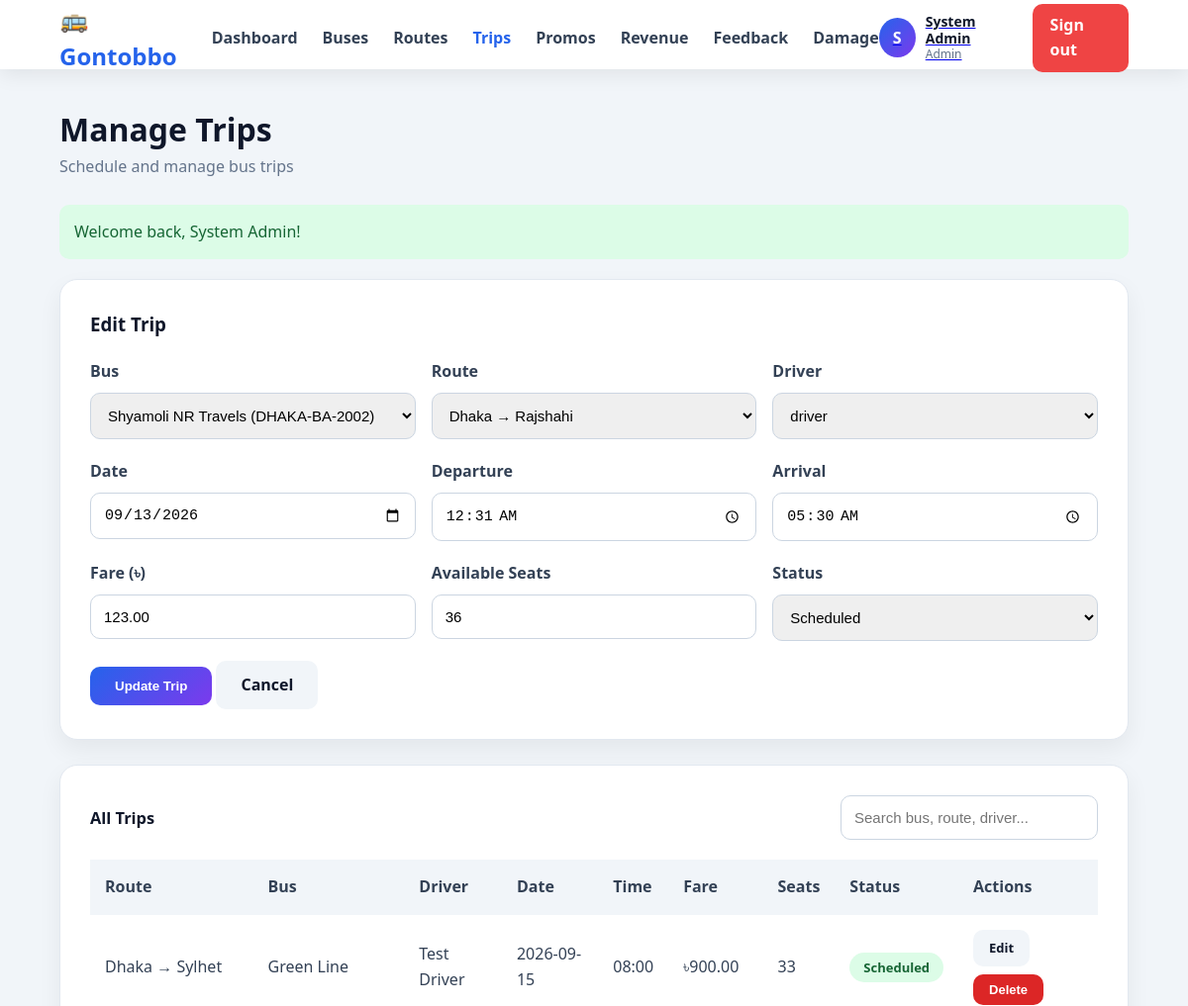
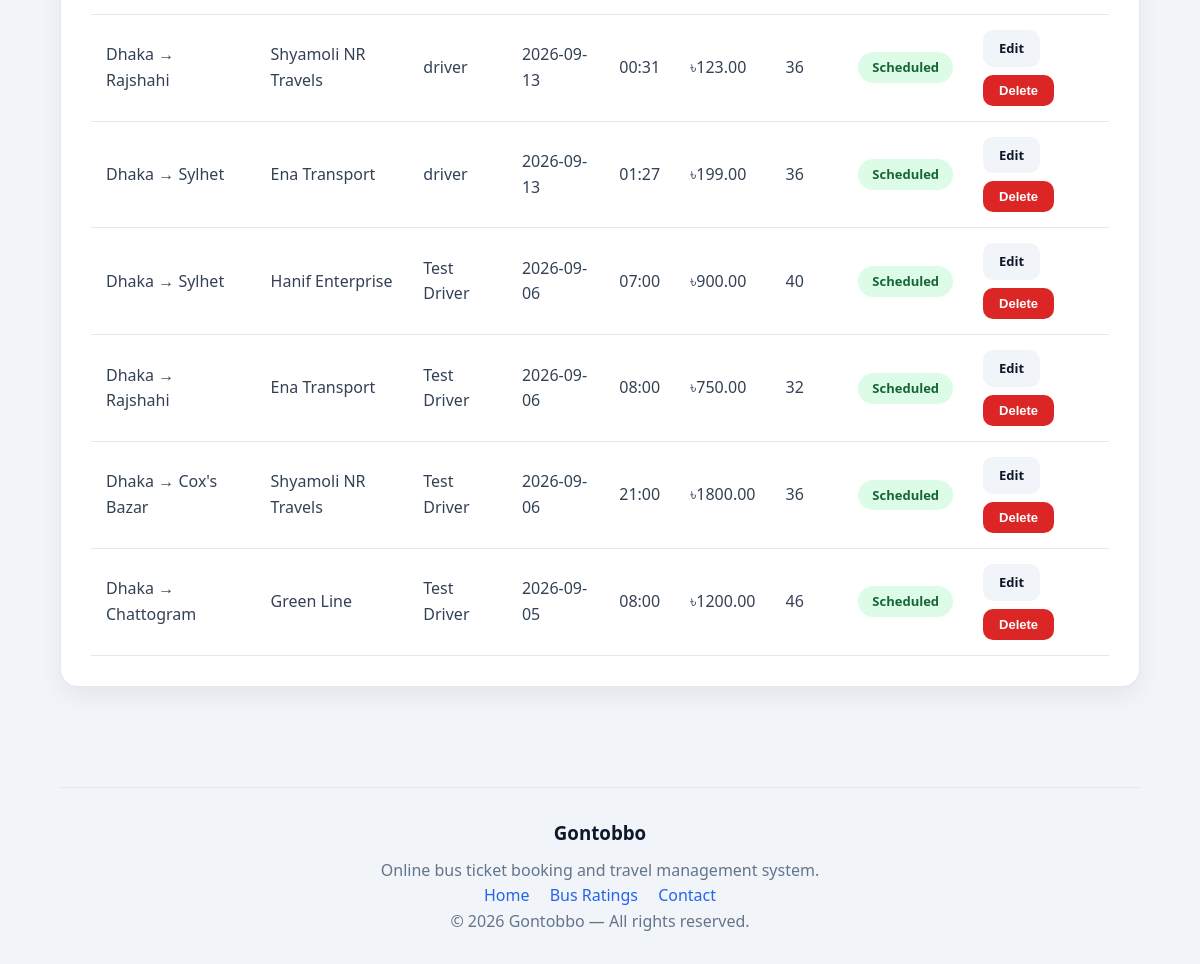
Page /index.php?page=admin&action=trips&edit=140 (signed in) on the committed database (2 pictures, top to bottom).
### tables this page shows
CREATE TABLE `trips` (
  `trip_id` int(11) NOT NULL,
  `bus_id` int(11) DEFAULT NULL,
  `route_id` int(11) DEFAULT NULL,
  `driver_id` int(11) DEFAULT NULL,
  `trip_date` date DEFAULT NULL,
  `departure_time` time DEFAULT NULL,
  `arrival_time` time DEFAULT NULL,
  `fare` decimal(8,2) DEFAULT NULL,
  `available_seats` int(11) DEFAULT NULL,
  `status` enum('scheduled','running','completed','cancelled') DEFAULT NULL
);

CREATE TABLE `buses` (
  `bus_id` int(11) NOT NULL,
  `bus_number` varchar(30) DEFAULT NULL,
  `name` varchar(100) DEFAULT NULL,
  `type` enum('AC','Non-AC') DEFAULT NULL,
  `total_seats` int(11) DEFAULT NULL,
  `status` enum('active','maintenance') DEFAULT NULL,
  `service_trip_limit` int(11) DEFAULT NULL,
  `trips_since_service` int(11) DEFAULT 0
);

CREATE TABLE `routes` (
  `route_id` int(11) NOT NULL,
  `origin` varchar(100) DEFAULT NULL,
  `destination` varchar(100) DEFAULT NULL,
  `distance_km` decimal(6,2) DEFAULT NULL,
  `duration` varchar(30) DEFAULT NULL
);

CREATE TABLE `users` (
  `user_id` int(11) NOT NULL,
  `name` varchar(100) NOT NULL,
  `email` varchar(150) NOT NULL,
  `phone` varchar(20) DEFAULT NULL,
  `password` varchar(255) NOT NULL,
  `role` enum('passenger','driver','admin','manager') NOT NULL,
  `nid_number` varchar(30) DEFAULT NULL,
  `license_number` varchar(50) DEFAULT NULL,
  `experience_years` int(11) DEFAULT NULL,
  `previous_company` varchar(150) DEFAULT NULL,
  `reset_token` varchar(100) DEFAULT NULL,
  `remember_token` varchar(100) DEFAULT NULL,
  `created_at` datetime DEFAULT current_timestamp()
);

### models/trip_model.php (called while the page is built, shortened)
<?php
function get_trips($conn)
{
    $sql = "SELECT t.trip_id, t.trip_date, t.departure_time, t.arrival_time, t.fare, t.available_seats, t.status,
                   b.bus_number, b.name AS bus_name,
                   r.origin, r.destination,
                   u.name AS driver_name
            FROM trips t
            JOIN buses b ON t.bus_id = b.bus_id
            JOIN routes r ON t.route_id = r.route_id
            JOIN users u ON t.driver_id = u.user_id
            ORDER BY t.trip_date DESC, t.departure_time ASC";
    $res = mysqli_query($conn, $sql);
    return mysqli_fetch_all($res, MYSQLI_ASSOC);
}
function get_trip($conn, $id)
{
    $sql = "SELECT trip_id, bus_id, route_id, driver_id, trip_date, departure_time, arrival_time, fare, available_seats, status
            FROM trips WHERE trip_id = ?";
    $stmt = mysqli_prepare($conn, $sql);
    mysqli_stmt_bind_param($stmt, 'i', $id);
    mysqli_stmt_execute($stmt);
    $row = mysqli_fetch_assoc(mysqli_stmt_get_result($stmt));
    return $row;
}
function get_drivers()
{
    global $conn;
    $sql = "SELECT user_id, name FROM users WHERE role = 'driver' ORDER BY name ASC";
    $res = mysqli_query($conn, $sql);
    return mysqli_fetch_all($res, MYSQLI_ASSOC);
}

### models/bus_model.php (called while the page is built, shortened)
<?php
function get_buses($conn)
{
    $sql = "SELECT bus_id, bus_number, name, type, total_seats, status, service_trip_limit, trips_since_service
            FROM buses ORDER BY bus_id DESC";
    $res = mysqli_query($conn, $sql);
    return mysqli_fetch_all($res, MYSQLI_ASSOC);
}

### helpers/helpers.php (called while the page is built, shortened)
<?php
function esc($value)
{
    return htmlspecialchars(
        (string) ($value ?? ''),
        ENT_QUOTES,
        'UTF-8'
    );
}
function clean_input($value)
{
    return trim(
        htmlspecialchars(
            (string) ($value ?? ''),
            ENT_QUOTES,
            'UTF-8'
        )
    );
}
function is_blank($value)
{
    return trim((string) $value) === '';
}

### models/route_model.php (called while the page is built, shortened)
<?php
function get_routes($conn) {
    $sql = "SELECT route_id, origin, destination, distance_km, duration
            FROM routes ORDER BY route_id DESC";
    $res = mysqli_query($conn, $sql);
    return mysqli_fetch_all($res, MYSQLI_ASSOC);
}

### views/admin/trips.php (the view, shortened to what this page needs)
<?php require __DIR__ . '/../partials/header.php'; ?>
<section class="card">
    <h3 class="card-title"><?= $editTrip ? 'Edit Trip' : 'Schedule New Trip' ?></h3>
    <form method="post" action="index.php?page=admin&action=<?= $editTrip ? 'updatetrip' : 'addtrip' ?>" novalidate>
        <div class="form-row">
            <div class="form-group">
                <label for="bus_id">Bus</label>
                <select id="bus_id" name="bus_id">
                    <?php foreach ($allBuses as $b): ?>
                        <option value="<?= (int) $b['bus_id'] ?>" <?= ($editTrip && $editTrip['bus_id'] == $b['bus_id']) ? 'selected' : '' ?>>
                            <?= esc($b['name'] . ' (' . $b['bus_number'] . ')') ?>
                        </option>
                    <?php endforeach; ?>
                </select>
            </div>
            <div class="form-group">
                <label for="route_id">Route</label>
                <select id="route_id" name="route_id">
                    <?php foreach ($allRoutes as $r): ?>
                        <option value="<?= (int) $r['route_id'] ?>" <?= ($editTrip && $editTrip['route_id'] == $r['route_id']) ? 'selected' : '' ?>>
                            <?= esc($r['origin'] . ' → ' . $r['destination']) ?>
                        </option>
                    <?php endforeach; ?>
                </select>
            </div>
            <div class="form-group">
                <label for="driver_id">Driver</label>
                <select id="driver_id" name="driver_id">
                    <?php foreach ($allDrivers as $d): ?>
                        <option value="<?= (int) $d['user_id'] ?>" <?= ($editTrip && $editTrip['driver_id'] == $d['user_id']) ? 'selected' : '' ?>>
                            <?= esc($d['name']) ?>
                        </option>
                    <?php endforeach; ?>
                </select>
            </div>
        </div>
        <div class="form-row">
            <div class="form-group">
                <label for="trip_date">Date</label>
                <input id="trip_date" name="trip_date" type="date" value="<?= esc($editTrip['trip_date'] ?? '') ?>">
            </div>
            <div class="form-group">
                <label for="departure_time">Departure</label>
                <input id="departure_time" name="departure_time" type="time"
                    value="<?= esc($editTrip['departure_time'] ?? '') ?>">
            </div>
            <div class="form-group">
                <label for="arrival_time">Arrival</label>
                <input id="arrival_time" name="arrival_time" type="time"
                    value="<?= esc($editTrip['arrival_time'] ?? '') ?>">
            </div>
        </div>
        <div class="form-row">
            <div class="form-group">
                <label for="fare">Fare (<?= CURRENCY ?>)</label>
                <input id="fare" name="fare" type="number" step="0.01" min="0"
                    value="<?= esc($editTrip['fare'] ?? '') ?>">
            </div>
            <?php if ($editTrip): ?>
                <div class="form-group">
                    <label for="available_seats">Available Seats</label>
                    <input id="available_seats" name="available_seats" type="number" min="0"
                        value="<?= esc($editTrip['available_seats'] ?? '') ?>">
                </div>
            <?php endif; ?>
            <div class="form-group">
                <label for="status">Status</label>
                <select id="status" name="status">
                    <?php
                    $st = $editTrip['status'] ?? 'scheduled';
                    foreach (['scheduled', 'running', 'completed', 'cancelled'] as $opt): ?>
                        <option value="<?= $opt ?>" <?= $st === $opt ? 'selected' : '' ?>><?= ucfirst($opt) ?></option>
                    <?php endforeach; ?>
                </select>
            </div>
        </div>
        <button type="submit" class="btn btn-primary"><?= $editTrip ? 'Update Trip' : 'Schedule Trip' ?></button>
        <?php if ($editTrip): ?>
            <a href="index.php?page=admin&action=trips" class="btn btn-ghost">Cancel</a>
        <?php endif; ?>
    </form>
</section>
<section class="card">
    <div class="form-row-inline">
        <h3 class="card-title" style="margin:0;">All Trips</h3>
        <form method="get" action="index.php" class="search-form-compact">
            <input type="text" name="q" value="<?= esc($_GET['q'] ?? '') ?>" placeholder="Search bus, route, driver..."
                style="width:260px;">
        </form>
    </div>
    <?php if (empty($trips)): ?>
        <div class="empty-box">
            <p>No trips found.</p>
        </div>
    <?php else: ?>
        <table class="data-table">
            <thead>
                <tr>
                    <th>Route</th>
                    <th>Bus</th>
                    <th>Driver</th>
                    <th>Date</th>
                    <th>Time</th>
                    <th>Fare</th>
                    <th>Seats</th>
                    <th>Status</th>
                    <th>Actions</th>
                </tr>
            </thead>
            <tbody>
                <?php foreach ($trips as $t): ?>
                    <tr>
                        <td><?= esc($t['origin']) ?> &rarr; <?= esc($t['destination']) ?></td>
                        <td><?= esc($t['bus_name']) ?></td>
                        <td><?= esc($t['driver_name']) ?></td>
                        <td><?= esc($t['trip_date']) ?></td>
                        <td><?= esc(substr($t['departure_time'], 0, 5)) ?></td>
                        <td><?= CURRENCY . esc($t['fare']) ?></td>
                        <td><?= (int) $t['available_seats'] ?></td>
                        <td>
                            <?php
                            $map = ['scheduled' => 'success', 'running' => 'warning', 'completed' => 'success', 'cancelled' => 'danger'];
                            $cls = $map[$t['status']] ?? 'success';
                            ?>
                            <span class="pill pill-<?= $cls ?>"><?= esc(ucfirst($t['status'])) ?></span>
                        </td>
                        <td>
                            <div class="table-actions">
                                <a href="index.php?page=admin&action=trips&edit=<?= (int) $t['trip_id'] ?>"
                                    class="btn btn-ghost btn-small">Edit</a>
                                <form method="post" action="index.php?page=admin&action=deletetrip"
                                    onsubmit="return confirm('Delete this trip?');" style="display:inline;">
                                    <button type="submit" class="btn btn-danger btn-small">Delete</button>
                                </form>
                            </div>
                        </td>
                    </tr>
                <?php endforeach; ?>
            </tbody>
        </table>
    <?php endif; ?>
</section>
<?php require __DIR__ . '/../partials/footer.php'; ?>

### assets/css/style.css (style rules this page uses)
:root { --primary: #2563eb; --secondary: #7c3aed; --dark: #0f172a; --text: #334155; --light: #f8fafc; --border: #e2e8f0; --success: #16a34a; --danger: #dc2626; }
* { box-sizing: border-box; margin: 0; padding: 0; }
html, body { height: 100%; }
body { font-family: "Segoe UI", Arial, sans-serif; background: #f1f5f9; color: var(--text); line-height: 1.6; min-height: 100vh; }
.app-body { min-height: 100vh; display: flex; flex-direction: column; }
.card { background: white; padding: 30px; border-radius: 18px; margin-bottom: 25px; border: 1px solid var(--border); box-shadow: 0 10px 25px rgba(0, 0, 0, 0.06); animation: fade 0.5s ease; }
.card-title { margin-bottom: 20px; color: var(--dark); }
.form-group { margin-bottom: 20px; }
label { display: block; margin-bottom: 8px; font-weight: 600; }
input, select, textarea { width: 100%; padding: 13px; border-radius: 10px; border: 1px solid #cbd5e1; outline: none; font-size: 15px; }
.btn { border: none; padding: 12px 25px; border-radius: 10px; cursor: pointer; font-weight: 700; text-decoration: none; display: inline-block; }
.btn-primary { color: white; background: linear-gradient(135deg, var(--primary), var(--secondary)); }
.data-table { width: 100%; border-collapse: collapse; }
.data-table th { background: #f1f5f9; padding: 15px; text-align: left; }
.data-table td { padding: 15px; border-bottom: 1px solid var(--border); }
.pill { display: inline-block; padding: 5px 14px; border-radius: 20px; font-size: 13px; font-weight: 700; background: #f1f5f9; }
.btn-ghost { background: #f1f5f9; color: var(--dark); }
.btn-danger { background: #dc2626; color: white; }
.btn-small { padding: 8px 16px; font-size: 13px; }
.search-form-compact { align-items: flex-end; }
.form-row { display: flex; gap: 16px; }
.form-row .form-group { flex: 1; }
.form-row-inline { display: flex; justify-content: space-between; align-items: center; margin-bottom: 20px; font-size: 14px; }
.pill-success { background: #dcfce7; color: #166534; }
.table-actions { display: flex; gap: 8px; flex-wrap: wrap; }

### rows in the picture
trips: bus_id "Shyamoli NR Travels (DHAKA-BA-2002)", route_id "Dhaka → Rajshahi", driver_id "driver", trip_date "09/13/2026", departure_time "00:31:00", arrival_time "05:30:00", fare "123.00", available_seats "36", status "Scheduled", route.origin "Dhaka", route.destination "Rajshahi", bus.name "Shyamoli NR Travels", driver.name "driver", trip_date "2026-09-13", departure_time "00:31"
trips: route.origin "Dhaka", route.destination "Sylhet", bus.name "Green Line", driver.name "Test Driver", trip_date "2026-09-15", departure_time "08:00", fare "900.00", available_seats "33", status "Scheduled"
trips: route.origin "Dhaka", route.destination "Sylhet", bus.name "Ena Transport", driver.name "driver", trip_date "2026-09-13", departure_time "01:27", fare "199.00", available_seats "36", status "Scheduled"
trips: route.origin "Dhaka", route.destination "Sylhet", bus.name "Hanif Enterprise", driver.name "Test Driver", trip_date "2026-09-06", departure_time "07:00", fare "900.00", available_seats "40", status "Scheduled"
trips: route.origin "Dhaka", route.destination "Rajshahi", bus.name "Ena Transport", driver.name "Test Driver", trip_date "2026-09-06", departure_time "08:00", fare "750.00", available_seats "32", status "Scheduled"
trips: route.origin "Dhaka", route.destination "Cox's Bazar", bus.name "Shyamoli NR Travels", driver.name "Test Driver", trip_date "2026-09-06", departure_time "21:00", fare "1800.00", available_seats "36", status "Scheduled"
trips: route.origin "Dhaka", route.destination "Chattogram", bus.name "Green Line", driver.name "Test Driver", trip_date "2026-09-05", departure_time "08:00", fare "1200.00", available_seats "46", status "Scheduled"

### other values in the picture
APP_NAME "Gontobbo"
substr($navUser['name'] ?? 'U', 0, 1) "S"
$navUser['name'] "System Admin"
$role "Admin"
$pageHeading "Manage Trips"
$pageSub "Schedule and manage bus trips"
$flash['message'] "Welcome back, System Admin!"
CURRENCY "৳"
